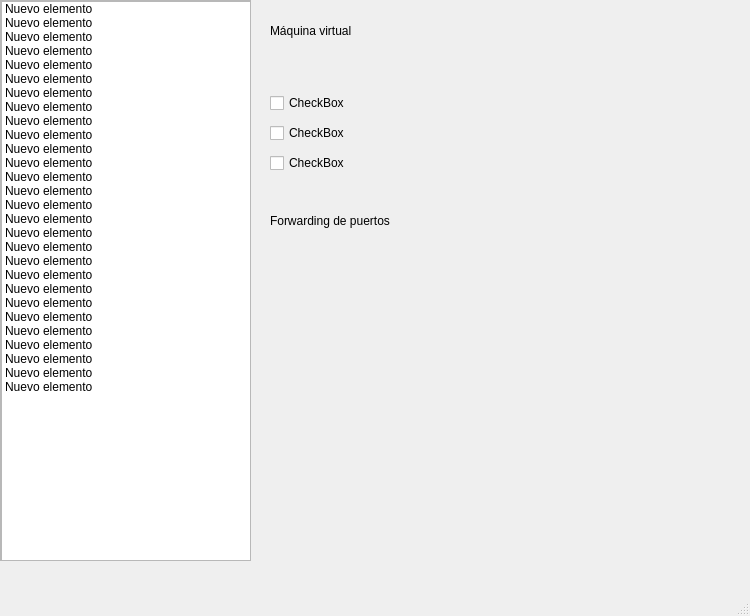
<?xml version="1.0" encoding="UTF-8"?>
<ui version="4.0">
 <class>MainWindow</class>
 <widget class="QMainWindow" name="MainWindow">
  <property name="geometry">
   <rect>
    <x>0</x>
    <y>0</y>
    <width>750</width>
    <height>616</height>
   </rect>
  </property>
  <property name="windowTitle">
   <string>MainWindow</string>
  </property>
  <widget class="QWidget" name="centralwidget">
   <widget class="QScrollArea" name="scrollArea">
    <property name="geometry">
     <rect>
      <x>0</x>
      <y>0</y>
      <width>251</width>
      <height>561</height>
     </rect>
    </property>
    <property name="widgetResizable">
     <bool>true</bool>
    </property>
    <widget class="QWidget" name="scrollAreaWidgetContents">
     <property name="geometry">
      <rect>
       <x>0</x>
       <y>0</y>
       <width>249</width>
       <height>559</height>
      </rect>
     </property>
     <widget class="QListWidget" name="listWidget">
      <property name="geometry">
       <rect>
        <x>0</x>
        <y>0</y>
        <width>251</width>
        <height>561</height>
       </rect>
      </property>
      <property name="toolTip">
       <string>&lt;html&gt;&lt;head/&gt;&lt;body&gt;&lt;p&gt;&lt;br/&gt;&lt;/p&gt;&lt;/body&gt;&lt;/html&gt;</string>
      </property>
      <property name="lineWidth">
       <number>1</number>
      </property>
      <property name="visualRect" stdset="0">
       <string/>
      </property>
      <item>
       <property name="text">
        <string>Nuevo elemento</string>
       </property>
      </item>
      <item>
       <property name="text">
        <string>Nuevo elemento</string>
       </property>
      </item>
      <item>
       <property name="text">
        <string>Nuevo elemento</string>
       </property>
      </item>
      <item>
       <property name="text">
        <string>Nuevo elemento</string>
       </property>
      </item>
      <item>
       <property name="text">
        <string>Nuevo elemento</string>
       </property>
      </item>
      <item>
       <property name="text">
        <string>Nuevo elemento</string>
       </property>
      </item>
      <item>
       <property name="text">
        <string>Nuevo elemento</string>
       </property>
      </item>
      <item>
       <property name="text">
        <string>Nuevo elemento</string>
       </property>
      </item>
      <item>
       <property name="text">
        <string>Nuevo elemento</string>
       </property>
      </item>
      <item>
       <property name="text">
        <string>Nuevo elemento</string>
       </property>
      </item>
      <item>
       <property name="text">
        <string>Nuevo elemento</string>
       </property>
      </item>
      <item>
       <property name="text">
        <string>Nuevo elemento</string>
       </property>
      </item>
      <item>
       <property name="text">
        <string>Nuevo elemento</string>
       </property>
      </item>
      <item>
       <property name="text">
        <string>Nuevo elemento</string>
       </property>
      </item>
      <item>
       <property name="text">
        <string>Nuevo elemento</string>
       </property>
      </item>
      <item>
       <property name="text">
        <string>Nuevo elemento</string>
       </property>
      </item>
      <item>
       <property name="text">
        <string>Nuevo elemento</string>
       </property>
      </item>
      <item>
       <property name="text">
        <string>Nuevo elemento</string>
       </property>
      </item>
      <item>
       <property name="text">
        <string>Nuevo elemento</string>
       </property>
      </item>
      <item>
       <property name="text">
        <string>Nuevo elemento</string>
       </property>
      </item>
      <item>
       <property name="text">
        <string>Nuevo elemento</string>
       </property>
      </item>
      <item>
       <property name="text">
        <string>Nuevo elemento</string>
       </property>
      </item>
      <item>
       <property name="text">
        <string>Nuevo elemento</string>
       </property>
      </item>
      <item>
       <property name="text">
        <string>Nuevo elemento</string>
       </property>
      </item>
      <item>
       <property name="text">
        <string>Nuevo elemento</string>
       </property>
      </item>
      <item>
       <property name="text">
        <string>Nuevo elemento</string>
       </property>
      </item>
      <item>
       <property name="text">
        <string>Nuevo elemento</string>
       </property>
      </item>
      <item>
       <property name="text">
        <string>Nuevo elemento</string>
       </property>
      </item>
     </widget>
    </widget>
   </widget>
   <widget class="QCheckBox" name="checkBox">
    <property name="geometry">
     <rect>
      <x>270</x>
      <y>90</y>
      <width>93</width>
      <height>26</height>
     </rect>
    </property>
    <property name="text">
     <string>CheckBox</string>
    </property>
   </widget>
   <widget class="QCheckBox" name="checkBox_2">
    <property name="geometry">
     <rect>
      <x>270</x>
      <y>120</y>
      <width>93</width>
      <height>26</height>
     </rect>
    </property>
    <property name="text">
     <string>CheckBox</string>
    </property>
   </widget>
   <widget class="QCheckBox" name="checkBox_3">
    <property name="geometry">
     <rect>
      <x>270</x>
      <y>150</y>
      <width>93</width>
      <height>26</height>
     </rect>
    </property>
    <property name="text">
     <string>CheckBox</string>
    </property>
   </widget>
   <widget class="QLabel" name="label">
    <property name="geometry">
     <rect>
      <x>270</x>
      <y>20</y>
      <width>171</width>
      <height>21</height>
     </rect>
    </property>
    <property name="text">
     <string>Máquina virtual</string>
    </property>
   </widget>
   <widget class="QLabel" name="label_2">
    <property name="geometry">
     <rect>
      <x>270</x>
      <y>210</y>
      <width>171</width>
      <height>21</height>
     </rect>
    </property>
    <property name="text">
     <string>Forwarding de puertos</string>
    </property>
   </widget>
  </widget>
  <widget class="QMenuBar" name="menubar">
   <property name="geometry">
    <rect>
     <x>0</x>
     <y>0</y>
     <width>750</width>
     <height>26</height>
    </rect>
   </property>
  </widget>
  <widget class="QStatusBar" name="statusbar"/>
 </widget>
 <resources/>
 <connections/>
</ui>
